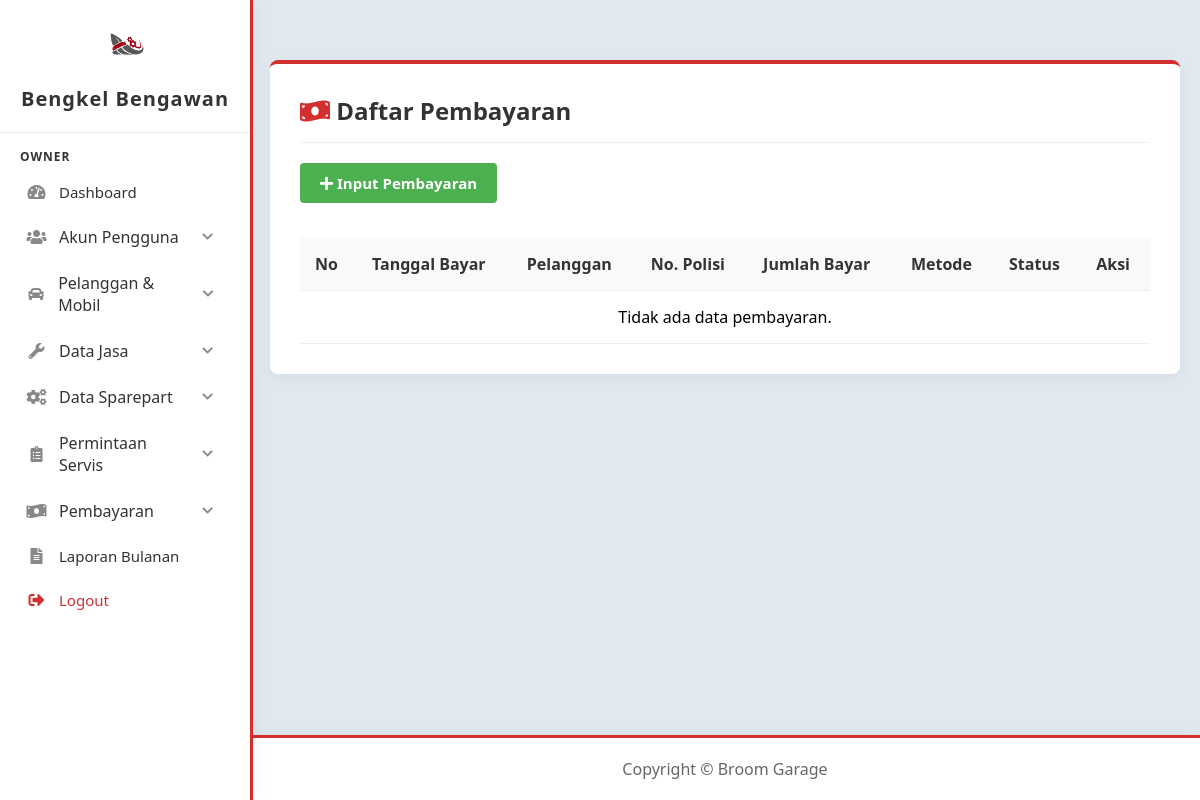
/owner/pembayaran/list.php (signed in), run on an earlier commit of the app's database.
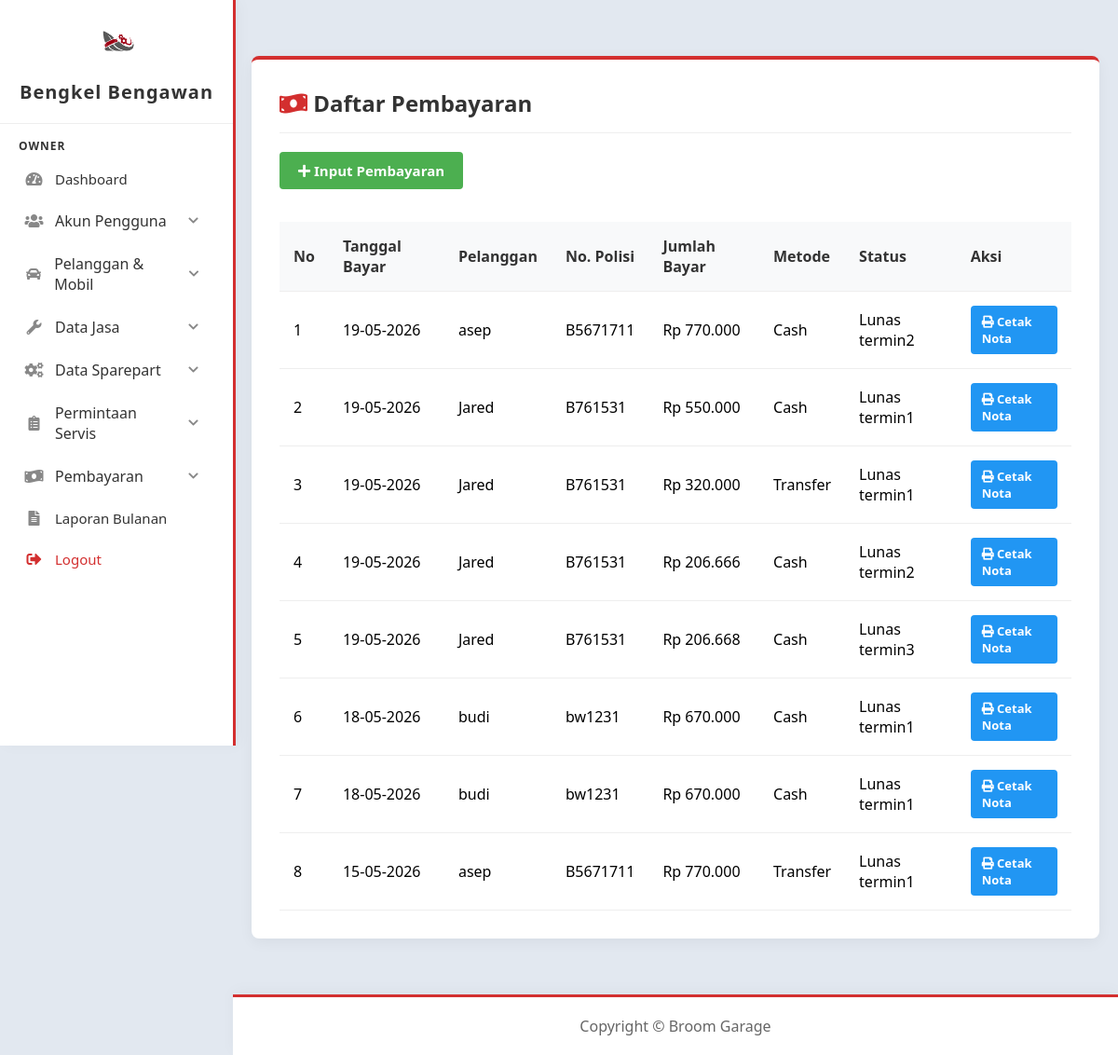
And on a later commit of the database.
### tables this page shows
CREATE TABLE `pembayaran` (
  `id_bayar` int(11) NOT NULL,
  `id_permintaan` int(11) NOT NULL,
  `jumlah_bayar` int(11) NOT NULL,
  `metode_pembayaran` enum('cash','transfer') NOT NULL,
  `status_pembayaran` enum('lunas termin1','lunas termin2','lunas termin3') DEFAULT NULL,
  `tanggal_bayar` date NOT NULL
);

CREATE TABLE `pelanggan` (
  `id_pelanggan` int(11) NOT NULL,
  `nama_pelanggan` varchar(255) NOT NULL,
  `no_telp` varchar(11) NOT NULL,
  `alamat` text DEFAULT NULL
);

CREATE TABLE `mobil` (
  `id_mobil` int(11) NOT NULL,
  `id_pelanggan` int(11) NOT NULL,
  `merk_mobil` varchar(255) NOT NULL,
  `tipe_mobil` varchar(255) NOT NULL,
  `plat_nomor` varchar(8) NOT NULL,
  `tahun_mobil` year(4) DEFAULT NULL
);

### owner/pembayaran/list.php (the view, shortened to what this page needs)
<?php
include '../../config/config.php';
$query = "SELECT pb.*, ps.keluhan, m.plat_nomor, p.nama_pelanggan
          FROM pembayaran pb
          JOIN permintaan_servis ps ON pb.id_permintaan = ps.id_permintaan
          JOIN mobil m ON ps.id_mobil = m.id_mobil
          JOIN pelanggan p ON m.id_pelanggan = p.id_pelanggan
          ORDER BY pb.tanggal_bayar DESC";
$result = $conn->query($query);
$no = 1;
?>
<!DOCTYPE html>
<html lang="en">
<head>
    <link href="https://cdnjs.cloudflare.com/ajax/libs/font-awesome/5.15.3/css/all.min.css" rel="stylesheet">
    <link href="../../assets/css/dashboard.css" rel="stylesheet">
    <link href="../../assets/css/list.css" rel="stylesheet">
</head>
<body>
    <?php include '../../includes/sidebar.php'; ?>
    <div class="content">
        <div class="table-container">
            <h2 style="margin-top: 0; color: #333; text-align: left; border-bottom: 1px solid #eee; padding-bottom: 15px; margin-bottom: 20px;">
                <i class="fas fa-money-bill-wave" style="color: #d32f2f;"></i> Daftar Pembayaran
            </h2>
            <div style="text-align: left;">
                <a href="add.php" class="btn btn-add"><i class="fas fa-plus"></i> Input Pembayaran</a>
            </div>
            <table>
                <thead>
                    <tr>
                        <th>No</th>
                        <th>Tanggal Bayar</th>
                        <th>Pelanggan</th>
                        <th>No. Polisi</th>
                        <th>Jumlah Bayar</th>
                        <th>Metode</th>
                        <th>Status</th>
                        <th>Aksi</th>
                    </tr>
                </thead>
                <tbody>
                    <?php if($result->num_rows > 0): ?>
                        <?php while($row = $result->fetch_assoc()): ?>
                            <tr>
                                <td><?php echo $no++; ?></td>
                                <td><?php echo date('d-m-Y', strtotime($row['tanggal_bayar'])); ?></td>
                                <td><?php echo htmlspecialchars($row['nama_pelanggan']); ?></td>
                                <td><?php echo htmlspecialchars($row['plat_nomor']); ?></td>
                                <td>Rp <?php echo number_format($row['jumlah_bayar'], 0, ',', '.'); ?></td>
                                <td><?php echo ucfirst($row['metode_pembayaran']); ?></td>
                                <td>
                                    <?php
                                    $status_class = 'status-pending';
                                    if(strpos($row['status_pembayaran'], 'lunas') !== false) {
                                        $status_class = 'status-completed';
                                    }
                                    ?>
                                    <span class="<?php echo $status_class; ?>"><?php echo ucfirst($row['status_pembayaran']); ?></span>
                                </td>
                                <td>
                                    <a href="cetak_nota.php?id_bayar=<?php echo $row['id_bayar']; ?>" class="btn btn-edit" target="_blank"><i class="fas fa-print"></i> Cetak Nota</a>
                                </td>
                            </tr>
                        <?php endwhile; ?>
                    <?php else: ?>
                        <tr>
                            <td colspan="8" style="text-align: center;">Tidak ada data pembayaran.</td>
                        </tr>
                    <?php endif; ?>
                </tbody>
            </table>
        </div>
    </div>
</body>
</html>
<?php include('../../includes/footer.php'); ?>

What changed in the data, as far as the page shows it:
added pembayaran: tanggal_bayar "19-05-2026", pelanggan.nama_pelanggan "asep", mobil.plat_nomor "B5671711", jumlah_bayar "770.000", metode_pembayaran "Cash", status_pembayaran "Lunas termin2"
added pembayaran: tanggal_bayar "19-05-2026", pelanggan.nama_pelanggan "Jared", mobil.plat_nomor "B761531", jumlah_bayar "550.000", metode_pembayaran "Cash", status_pembayaran "Lunas termin1"
added pembayaran: tanggal_bayar "19-05-2026", pelanggan.nama_pelanggan "Jared", mobil.plat_nomor "B761531", jumlah_bayar "320.000", metode_pembayaran "Transfer", status_pembayaran "Lunas termin1"
added pembayaran: tanggal_bayar "19-05-2026", pelanggan.nama_pelanggan "Jared", mobil.plat_nomor "B761531", jumlah_bayar "206.666", metode_pembayaran "Cash", status_pembayaran "Lunas termin2"
added pembayaran: tanggal_bayar "19-05-2026", pelanggan.nama_pelanggan "Jared", mobil.plat_nomor "B761531", jumlah_bayar "206.668", metode_pembayaran "Cash", status_pembayaran "Lunas termin3"
added pembayaran: tanggal_bayar "18-05-2026", pelanggan.nama_pelanggan "budi", mobil.plat_nomor "bw1231", jumlah_bayar "670.000", metode_pembayaran "Cash", status_pembayaran "Lunas termin1"
added pembayaran: tanggal_bayar "18-05-2026", pelanggan.nama_pelanggan "budi", mobil.plat_nomor "bw1231", jumlah_bayar "670.000", metode_pembayaran "Cash", status_pembayaran "Lunas termin1"
added pembayaran: tanggal_bayar "15-05-2026", pelanggan.nama_pelanggan "asep", mobil.plat_nomor "B5671711", jumlah_bayar "770.000", metode_pembayaran "Transfer", status_pembayaran "Lunas termin1"
Also different on the page:
text no longer shown: "Tidak ada data pembayaran."
